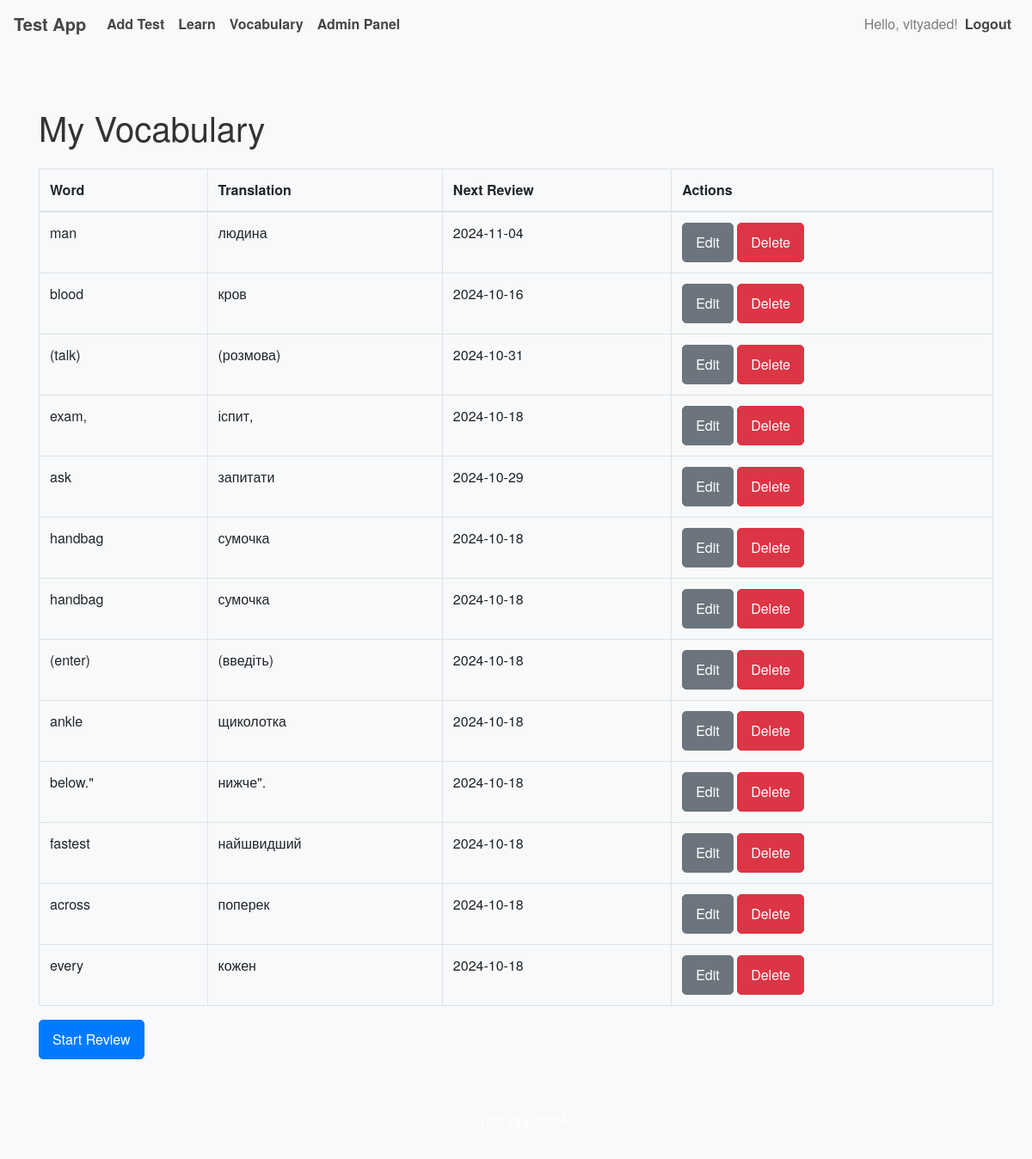
The app's page /vocabulary/ (signed in), older data.
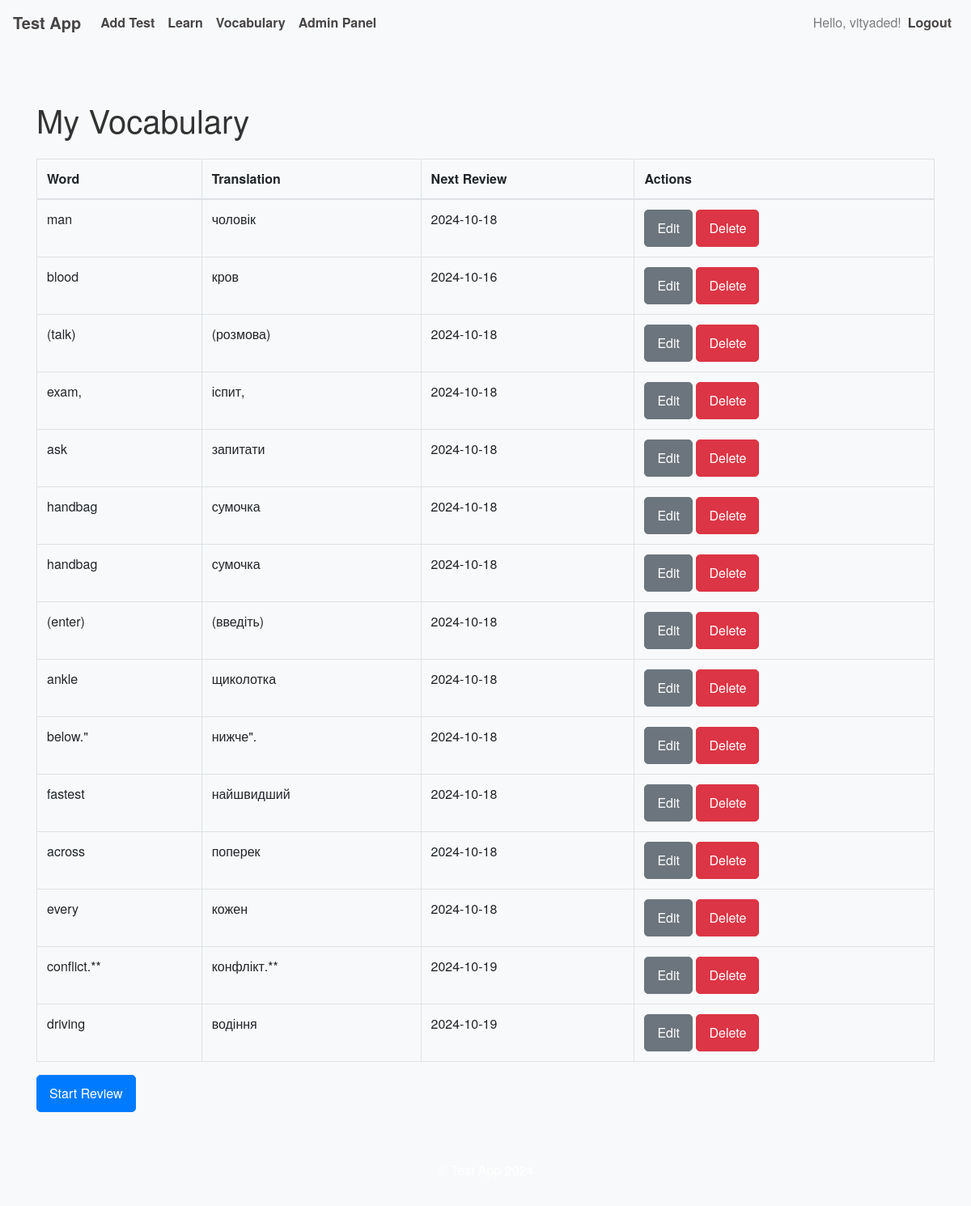
The same page, newer data.
### app/models.py (models this page shows, shortened)
class User(UserMixin, db.Model):
    __tablename__ = 'user'  # Explicitly specify table name
    id = db.Column(db.Integer, primary_key=True)
    username = db.Column(db.String(150), nullable=False, unique=True)
    password = db.Column(db.String(200), nullable=False)
    is_admin = db.Column(db.Boolean, default=False)
    test_results = db.relationship('TestResult', backref='user', lazy=True)
    tests_created = db.relationship('Test', backref='creator', lazy=True)
    vocabulary = db.relationship('Vocabulary', backref='user', lazy=True)
    learn_test_results = db.relationship('LearnTestResult', backref='user', lazy=True)

class Vocabulary(db.Model):
    __tablename__ = 'vocabulary'
    id = db.Column(db.Integer, primary_key=True)
    word = db.Column(db.String(150), nullable=False)
    translation = db.Column(db.String(150), nullable=False)
    pronunciation_url = db.Column(db.String(200), nullable=True)
    user_id = db.Column(db.Integer, db.ForeignKey('user.id'), nullable=False)
    next_review = db.Column(db.DateTime, nullable=False, default=datetime.utcnow)
    interval = db.Column(db.Float, nullable=False, default=0)  # Interval in days
    ease_factor = db.Column(db.Float, nullable=False, default=2.5)  # Default ease factor
    learning_stage = db.Column(db.Integer, nullable=False, default=0)  # 0: New, 1: First Step, etc.

### app/routes/vocabulary.py (the view)
@vocab_bp.route('/')
@login_required
def my_vocabulary():
    vocab_words = Vocabulary.query.filter_by(user_id=current_user.id).all()
    return render_template('vocabulary/vocabulary.html', vocab_words=vocab_words)

### app/routes/auth.py (called while the page is built)
@login_manager.user_loader
def load_user(user_id):
    return User.query.get(int(user_id))

### app/templates/vocabulary/vocabulary.html (shortened to what this page needs)
{% extends "layouts/base.html" %}
{% block content %}
  <h1 class="my-4">My Vocabulary</h1>
  {% if vocab_words %}
    <table class="table table-bordered">
      <thead>
        <tr>
          <th>Word</th>
          <th>Translation</th>
          <th>Next Review</th>
          <th>Actions</th>
        </tr>
      </thead>
      <tbody>
        {% for vocab in vocab_words %}
          <tr>
            <td>{{ vocab.word }}</td>
            <td>{{ vocab.translation }}</td>
            <td>{{ vocab.next_review.strftime('%Y-%m-%d') }}</td>
            <td>
              <a href="{{ url_for('vocab.edit_word', word_id=vocab.id) }}" class="btn btn-sm btn-secondary">Edit</a>
              <form action="{{ url_for('vocab.delete_word', word_id=vocab.id) }}" method="post" style="display: inline;">
                <button type="submit" class="btn btn-sm btn-danger" onclick="return confirm('Are you sure you want to delete this word?');">Delete</button>
              </form>
            </td>
          </tr>
        {% endfor %}
      </tbody>
    </table>
    <a href="{{ url_for('vocab.review') }}" class="btn btn-primary">Start Review</a>
  {% else %}
    <p>No words in your vocabulary yet.</p>
  {% endif %}
{% endblock %}

### app/templates/layouts/base.html (shortened to what this page needs)
<!DOCTYPE html>
<html lang="en">
<head>
  <link rel="stylesheet" href="https://stackpath.bootstrapcdn.com/bootstrap/4.5.2/css/bootstrap.min.css">
  <link rel="stylesheet" href="{{ url_for('static', filename='styles.css') }}">
</head>
<body>
  <nav class="navbar navbar-expand-lg navbar-light bg-light">
    <a class="navbar-brand" href="{{ url_for('main.index') }}">Test App</a>
    <div class="collapse navbar-collapse" id="navbarNav">
      <ul class="navbar-nav mr-auto">
        {% if current_user.is_authenticated %}
          <li class="nav-item">
            <a class="nav-link" href="{{ url_for('tests.add_test') }}">Add Test</a>
          </li>
          <li class="nav-item">
            <a class="nav-link" href="{{ url_for('tests.learn_test', test_id=1) }}">Learn</a>
          </li>
          <li class="nav-item">
            <a class="nav-link" href="{{ url_for('vocab.my_vocabulary') }}">Vocabulary</a>
          </li>
          {% if current_user.is_admin %}
            <li class="nav-item">
              <a class="nav-link" href="{{ url_for('admin.admin_panel') }}">Admin Panel</a>
            </li>
          {% endif %}
        {% endif %}
      </ul>
      <ul class="navbar-nav ml-auto">
        {% if current_user.is_authenticated %}
          <li class="nav-item">
            <span class="navbar-text">Hello, {{ current_user.username }}!</span>
          </li>
          <li class="nav-item">
            <a class="nav-link" href="{{ url_for('auth.logout') }}">Logout</a>
          </li>
        {% endif %}
      </ul>
    </div>
  </nav>
  <div class="container mt-4">
    {% block content %}{% endblock %}
  </div>
  <footer class="bg-light text-center py-3 mt-4">
    <p>© Test App 2024</p>
  </footer>
</body>
</html>

### app/static/styles.css (style rules this page uses)
body { font-family: 'Helvetica Neue', Arial, sans-serif; background-color: #f8f9fa; color: #333; }
.navbar { background-color: #007bff; }
.navbar-brand, .nav-link { color: rgb(71, 69, 69) !important; font-weight: bold; }
.container { padding-top: 20px; padding-bottom: 20px; }
.btn { font-size: 1rem; padding: 10px 15px; border-radius: 5px; }
.btn-primary { background-color: #007bff; border-color: #007bff; }
footer { background-color: #007bff; color: white; padding: 20px 0; text-align: center; }

Row changes from the older to the newer data that the page shows:
changed Vocabulary "man": translation "людина" → "чоловік"; next_review "2024-11-04" → "2024-10-18"
changed Vocabulary "(talk)": next_review "2024-10-31" → "2024-10-18"
changed Vocabulary "ask": next_review "2024-10-29" → "2024-10-18"
added Vocabulary: word "conflict.**", translation "конфлікт.**", next_review "2024-10-19"
added Vocabulary: word "driving", translation "водіння", next_review "2024-10-19"
